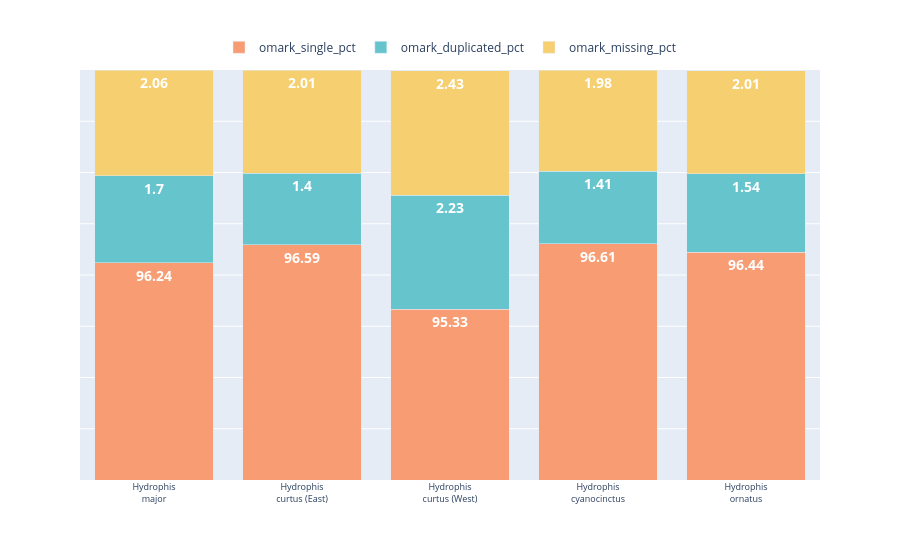

Notebook source saved alongside this figure:
### Code cell
# OMArk completeness
omark = ["omark_single_pct", "omark_duplicated_pct", "omark_missing_pct"]

legend_labels = {
    "omark_single_pct": "Single %",
    "omark_duplicated_pct": "Duplicated %",
    "omark_missing_pct": "Missing %",
}

wide_df = (
    metrics.set_index("metric")[species]
    .loc[omark]
    .astype(float)
    .T
    .rename_axis("Species")
    .reset_index()
)

fig = px.bar(
    wide_df,
    x="Species",
    y=omark,
    text_auto=True,
    barmode = "stack",
    color_discrete_sequence = [
        px.colors.qualitative.Pastel[2],
        px.colors.qualitative.Pastel[0],
        px.colors.qualitative.Pastel[1],
    ]
)

fig.update_traces(
    textposition="inside",
    textfont_color="white",
    textfont_size=14,
    textfont = dict(weight = "bold")
)

species_labels = wide_df["Species"].tolist()

wrapped_species = [
    s.replace(" ", "<br>", 1)   
    for s in species_labels
]

fig.update_xaxes(
    tickmode="array",
    tickvals=species_labels,
    ticktext=wrapped_species,
    tickangle=0,
    tickfont_size=9,
    title=None,
)

fig.update_yaxes(
    range=[92, 100],
    title=None,
    showticklabels=False,
)

fig.update_layout(
    legend=dict(
        orientation="h",
        yanchor="bottom",
        y=1.02,
        xanchor="center",
        x=0.5,
    ),
    legend_title_text = None,
    margin=dict(t=70),
)

fig.show()

### Figure 1 — Plotly figure (JSON) as saved in the notebook; plotly's stock layout.template omitted (floating-point values rounded to 4 significant figures)
{"data": [{"hovertemplate": "variable=omark_single_pct<br>Species=%{x}<br>value=%{y}<extra></extra>", "legendgroup": "omark_single_pct", "marker": {"color": "rgb(248, 156, 116)", "pattern": {"shape": ""}}, "name": "omark_single_pct", "orientation": "v", "showlegend": true, "textfont": {"color": "white", "size": 14, "weight": "bold"}, "textposition": "inside", "texttemplate": "%{y}", "type": "bar", "x": ["Hydrophis major", "Hydrophis curtus (East)", "Hydrophis curtus (West)", "Hydrophis cyanocinctus", "Hydrophis ornatus"], "xaxis": "x", "y": [96.24, 96.59, 95.33, 96.61, 96.44], "yaxis": "y"}, {"hovertemplate": "variable=omark_duplicated_pct<br>Species=%{x}<br>value=%{y}<extra></extra>", "legendgroup": "omark_duplicated_pct", "marker": {"color": "rgb(102, 197, 204)", "pattern": {"shape": ""}}, "name": "omark_duplicated_pct", "orientation": "v", "showlegend": true, "textfont": {"color": "white", "size": 14, "weight": "bold"}, "textposition": "inside", "texttemplate": "%{y}", "type": "bar", "x": ["Hydrophis major", "Hydrophis curtus (East)", "Hydrophis curtus (West)", "Hydrophis cyanocinctus", "Hydrophis ornatus"], "xaxis": "x", "y": [1.7, 1.4, 2.23, 1.41, 1.54], "yaxis": "y"}, {"hovertemplate": "variable=omark_missing_pct<br>Species=%{x}<br>value=%{y}<extra></extra>", "legendgroup": "omark_missing_pct", "marker": {"color": "rgb(246, 207, 113)", "pattern": {"shape": ""}}, "name": "omark_missing_pct", "orientation": "v", "showlegend": true, "textfont": {"color": "white", "size": 14, "weight": "bold"}, "textposition": "inside", "texttemplate": "%{y}", "type": "bar", "x": ["Hydrophis major", "Hydrophis curtus (East)", "Hydrophis curtus (West)", "Hydrophis cyanocinctus", "Hydrophis ornatus"], "xaxis": "x", "y": [2.06, 2.01, 2.43, 1.98, 2.01], "yaxis": "y"}], "layout": {"barmode": "stack", "legend": {"orientation": "h", "title": {}, "tracegroupgap": 0, "x": 0.5, "xanchor": "center", "y": 1.02, "yanchor": "bottom"}, "margin": {"t": 70}, "xaxis": {"anchor": "y", "domain": [0, 1], "tickangle": 0, "tickfont": {"size": 9}, "tickmode": "array", "ticktext": ["Hydrophis<br>major", "Hydrophis<br>curtus (East)", "Hydrophis<br>curtus (West)", "Hydrophis<br>cyanocinctus", "Hydrophis<br>ornatus"], "tickvals": ["Hydrophis major", "Hydrophis curtus (East)", "Hydrophis curtus (West)", "Hydrophis cyanocinctus", "Hydrophis ornatus"], "title": {}}, "yaxis": {"anchor": "x", "domain": [0, 1], "range": [92, 100], "showticklabels": false, "title": {}}}}
